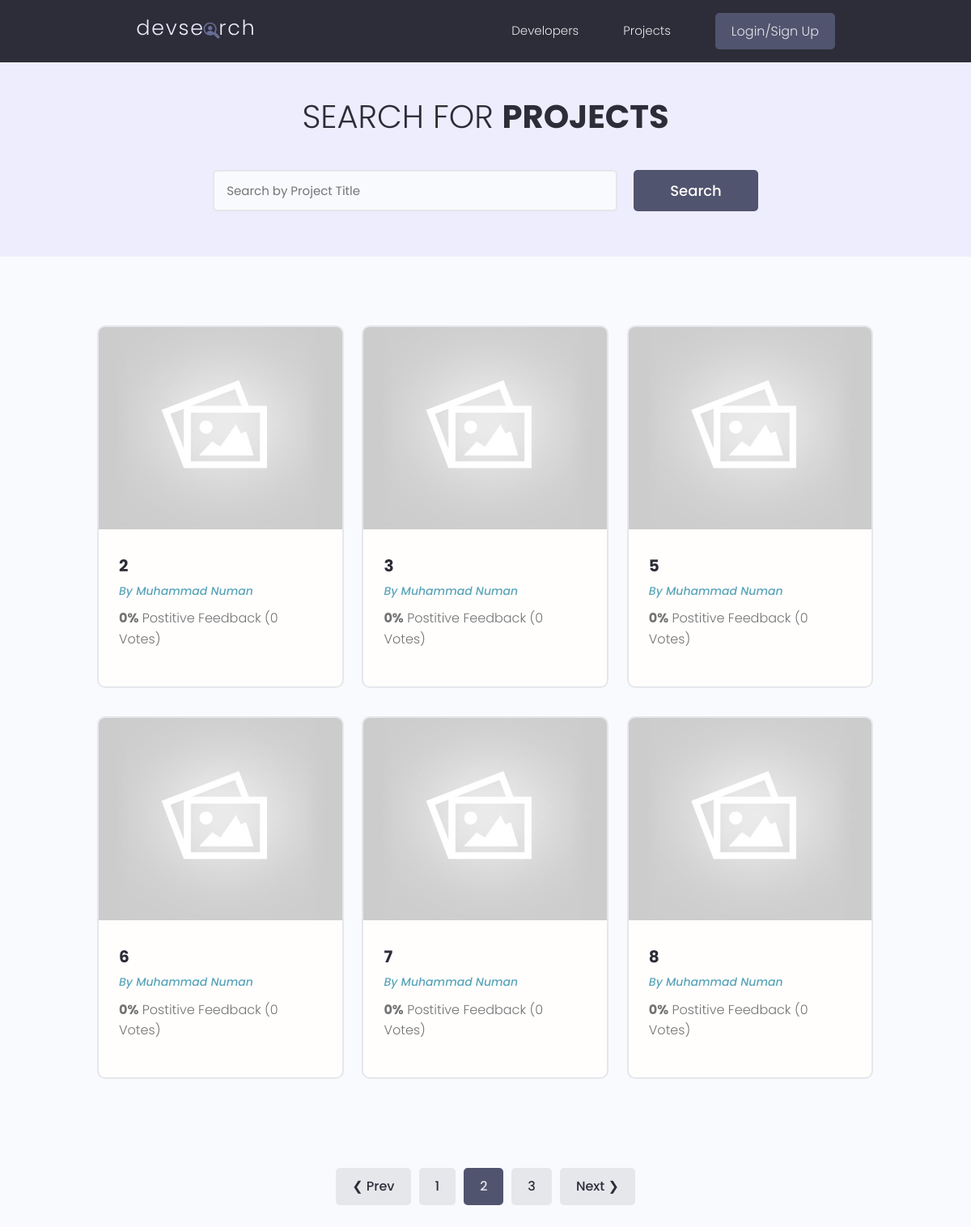
Screenshot of /projects/?page=2 with the database file from the repository.
### projects/models.py (models this page shows, shortened)
class Project(models.Model):
    owner = models.ForeignKey(Profile, null=True, blank=True, on_delete=models.CASCADE)
    title = models.CharField(max_length=200)
    description = models.TextField(null=True, blank=True)
    featured_image = models.ImageField(null=True, blank=True, default='default.jpg')
    demo_link = models.CharField(max_length=2000, null=True, blank=True)
    source_link = models.CharField(max_length=2000, null=True, blank=True)
    tags = models.ManyToManyField('tag', blank=True)
    vote_total = models.IntegerField(default=0, blank=True, null=True)
    vote_ratio = models.IntegerField(default=0, blank=True, null=True)
    created = models.DateTimeField(auto_now_add=True)
    id = models.UUIDField(default=uuid.uuid4, unique=True, primary_key=True, editable=False)
    class Meta:
        ordering = ['-vote_ratio', '-vote_total', 'title']
    @property
    def imageURL(self):
        try:
            url = self.featured_image.url
        except:
            url = ''
        return url

### users/models.py (models this page shows, shortened)
class Profile(models.Model):
    user = models.OneToOneField(User, on_delete=models.CASCADE, blank=True, null=True)
    name = models.CharField(max_length=200, blank=True, null=True)
    email = models.EmailField(max_length=400, blank=True, null=True)
    username = models.CharField(max_length=200, blank=True, null=True)
    short_intro = models.CharField(max_length=200, blank=True, null=True)
    bio = models.TextField(blank=True, null=True)
    location = models.CharField(max_length=200, blank=True, null=True)
    profile_image = models.ImageField(blank=True, null=True, upload_to='profile-pics/', default='profile-pics/user-default.png')
    social_github = models.CharField(max_length=200, blank=True, null=True)
    social_linkedin = models.CharField(max_length=200, blank=True, null=True)
    social_x = models.CharField(max_length=200, blank=True, null=True)
    social_website= models.CharField(max_length=200, blank=True, null=True)
    created = models.DateTimeField(auto_now_add=True)
    id = models.UUIDField(default=uuid.uuid4, unique=True, primary_key=True, editable=False)
    class Meta:
        ordering = ['created']

### projects/views.py (the view)
# urls.py: path('projects/', views.getProjects),
def projects(request):
    projects, search_query = searchProjects(request)
    custom_range, projects = paginateProjects(request, projects, 6)
    context = {'projects': projects, 'search_query':search_query, 'custom_range':custom_range}
    return render(request, 'projects/projects.html', context)

### projects/utils.py (called while the page is built)
def paginateProjects(request, projects, results):
    page = request.GET.get('page')
    paginator = Paginator(projects, results)
    try:
        projects = paginator.page(page)
    except PageNotAnInteger:
        page = 1
        projects = paginator.page(page)
    except EmptyPage:
        page = paginator.num_pages
        projects = paginator.page(page)
    left_index = (int(page) - 4)
    if left_index < 1:
        left_index = 1
    right_index = (int(page) + 5)
    if right_index > paginator.num_pages:
        right_index = paginator.num_pages + 1
    custom_range = range(left_index, right_index)
    return custom_range, projects

def searchProjects(request):
    search_query = ''
    if request.GET.get('query'):
        search_query = request.GET.get('query')
    tags = Tag.objects.filter(name__icontains=search_query)
    projects = Project.objects.distinct().filter(Q(title__icontains=search_query) |
                                      Q(description__icontains=search_query) |
                                      Q(owner__name__icontains=search_query) |
                                      Q(tags__in=tags)
                                      )
    return projects, search_query

### projects/templates/projects/projects.html (shortened to what this page needs)
{% extends 'main.html' %}
{% block content %}
  <main class="projects">
    <section class="hero-section text-center">
      <div class="container container--narrow">
        <div class="hero-section__box">
          <h2>Search for <span>Projects</span></h2>
        </div>
        <div class="hero-section__search">
          <form id="searchForm" class="form" action="{% url 'projects' %}" method="get">
            <div class="form__field">
              <input class="input input--text" id="formInput#search" type="text" name="query" value="{{search_query}}"
                placeholder="Search by Project Title" />
            </div>
            <input class="btn btn--sub btn--lg" type="submit" value="Search" />
          </form>
        </div>
      </div>
    </section>
    <section class="projectsList">
      <div class="container">
        <div class="grid grid--three">
          {% for project in projects %}
          <div class="column">
            <div class="card project">
              <a href="{% url 'project' project.id %}" class="project">
                <img class="project__thumbnail" src="{{project.imageURL}}" alt="project thumbnail" />
                <div class="card__body">
                  <h3 class="project__title">{{project.title}}</h3>
                  <p><a class="project__author" href="{% url 'user-profile' project.owner.id %}">By
                    {{project.owner.name}}</a>
                  </p>
                  <p class="project--rating">
                    <span style="font-weight: bold;">{{project.vote_ratio}}%</span> Postitive
                    Feedback ({{project.vote_total}} Vote{{project.vote_total|pluralize:"s"}})
                  </p>
                </div>
              </a>
            </div>
          </div>
        {% endfor %}
        </div>
      </div>
    </section>
    {% include 'paginations.html' with queryset=projects custom_range=custom_range %}
  </main>
{% endblock content %}

### static/styles/app.css (style rules this page uses)
:root { --color-sub: #2d2d39; }
.btn--sub { background-color: var(--color-sub-light); }
.card { border: 2px solid var(--color-light); }
img { width: 100%; }
.hero-section { height: 40vh; display: flex; align-items: center; background-color: var(--color-sub); }
.hero-section__box { margin-bottom: 4rem; }
.hero-section__box > h2, .hero-section__box > h2 > span { font-size: 4rem; color: var(--color-light); line-height: 1.3; text-transform: uppercase; }
.hero-section__box > h2 { font-weight: 300; }
.hero-section__box > h2 > span { font-weight: 700; }
.hero-section__search > .form { display: flex; align-items: center; justify-content: center; gap: 2rem; }
.hero-section__search > .form input.input--text { width: 50rem; }
.project__author { font-size: 1.4rem; font-style: italic; }
.project--rating { margin-bottom: 1.6em; margin-top: .5em; }
.projects > .hero-section { background: var(--color-sub-lighter); height: 30vh; }
.projects .hero-section__box { margin-bottom: 2.5rem; }
.projects .hero-section__box > h2 { color: var(--color-sub); }
.projects .hero-section__box > h2 > span { font-weight: 700; color: var(--color-sub); }
.projectsList { margin-top: 8rem; }
.project__thumbnail { height: 25rem; object-fit: cover; object-position: top center; }
.project__title { font-size: 2rem; font-weight: 700; color: var(--color-sub); }

### static/uikit/styles/modules/_variables.css (style rules this page uses)
:root { --color-main: #5aa5b9; --color-main-light: #e6faff; --color-sub: #3f4156; --color-sub-light: #51546e; --color-sub-lighter: #ededfd; --color-text: #737373; --color-gray: #8b8b8b; --color-light: #e5e7eb; --color-light-gray: #767676; --color-bg: #f8fafd; --color-white: #fffefd; --color-white-light: #f3f3f3; --color-success: #359e64; --color-success-bg: #def8e8; --color-error: #fc4b0b; --color-error-bg: #fff2ee; --font-base: 'Poppins', arial, helvetica, 'Segoe UI', roboto, ubuntu, sans-serif; --font-monospace: 'Fira Code', 'Courier New', courier, monospace; --font-regular: 300; --font-medium: 500; --font-bold: 700; --generic-shadow: 1px 1px 5px #00000010; --generic-transition: all 0.3s ease-in-out; }

### static/uikit/styles/modules/_base.css (style rules this page uses)
* { margin: 0; padding: 0; box-sizing: border-box; text-rendering: optimizeLegibility; color: inherit; font-size: inherit; }
html { font-size: 50%; }
@media only screen and (min-width: 480px) { html { font-size: 56.25%; } }
@media only screen and (min-width: 1200px) { html { font-size: 62.5%; } }
body { line-height: 1.6; font-weight: 400; font-size: 1.5rem; color: var(--color-text); background-color: var(--color-bg); min-height: 100vh; }

### static/uikit/styles/modules/_typography.css (style rules this page uses)
* { font-family: var(--font-base); }
h2 { font-size: 3.6rem; font-weight: var(--font-bold); }
h3 { font-size: 3.2rem; font-weight: var(--font-medium); }
p, span, strong { font-size: 1.6rem; color: var(--color-text); font-weight: var(--font-regular); }
a { padding-bottom: 2px; text-decoration: none; display: inline-block; color: var(--color-main); font-weight: var(--font-medium); }

### static/uikit/styles/modules/_utilities.css (style rules this page uses)
.container { width: 92%; max-width: 165rem; margin: 0 auto; box-sizing: border-box; }
.container--narrow { width: 92%; max-width: 120rem; }
@media screen and (min-width: 1000px) { .container { width: 90%; } }
@media screen and (min-width: 1000px) { .container--narrow { width: 85%; } }
@media screen and (min-width: 1200px) { .container { width: 80%; } }
@media screen and (min-width: 1200px) { .container--narrow { width: 72%; } }
.text-center { text-align: center; }

### static/uikit/styles/modules/_button.css (style rules this page uses)
.btn { display: inline-block; position: relative; cursor: pointer; background-color: var(--color-light); font-weight: var(--font-medium); color: var(--color-sub); text-decoration: none; padding: 1rem 2rem; border-radius: 0.5rem; border: none; width: -webkit-fit-content; width: -moz-fit-content; width: fit-content; height: -webkit-fit-content; height: -moz-fit-content; height: fit-content; font-size: 1.6rem; outline-width: 0; outline-color: transparent; -webkit-backface-visibility: hidden; backface-visibility: hidden; transition: all 0.3s ease-in-out; }
.btn--sub { background-color: var(--color-sub); color: var(--color-white); }
.btn--lg { font-size: 1.8rem; padding: 1.2rem 4.5rem; }

### static/uikit/styles/modules/_card.css (style rules this page uses)
.card { border-radius: 1rem; background-color: var(--color-white); border: 1.5px solid var(--color-light); width: auto; height: auto; margin-top: 0.5rem; margin-bottom: 0.5rem; overflow: hidden; }
.card__body, .card__header { padding: 2rem 2.5rem; }

### rows the page displays
Project: imageURL (placeholder picture), title "2", owner.name "Muhammad Numan", vote_ratio "0", vote_total "0"
Project: imageURL (placeholder picture), title "3", owner.name "Muhammad Numan", vote_ratio "0", vote_total "0"
Project: imageURL (placeholder picture), title "5", owner.name "Muhammad Numan", vote_ratio "0", vote_total "0"
Project: imageURL (placeholder picture), title "6", owner.name "Muhammad Numan", vote_ratio "0", vote_total "0"
Project: imageURL (placeholder picture), title "7", owner.name "Muhammad Numan", vote_ratio "0", vote_total "0"
Project: imageURL (placeholder picture), title "8", owner.name "Muhammad Numan", vote_ratio "0", vote_total "0"

### other values shown
{{ page }} "1" "3"
{{ page }} "2"
